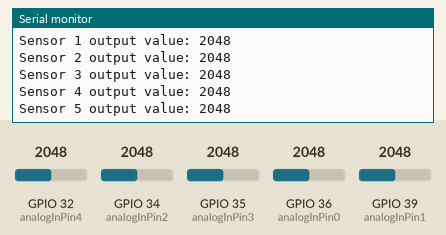
This sketch was run on a simulated ESP32. Shown: the last lines printed to the serial monitor. The inputs (shaded band) are chosen by the test bench; at power-on: GPIO 32 (analogInPin4) = 2048, GPIO 34 (analogInPin2) = 2048, GPIO 35 (analogInPin3) = 2048, GPIO 36 (analogInPin0) = 2048, GPIO 39 (analogInPin1) = 2048.

Above: at 1.8 s.
1.9 s: GPIO 32 (analogInPin4) set to 2866
At 2.8 s:
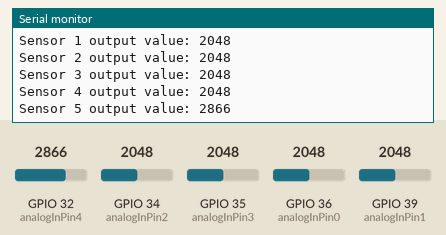
3.4 s: GPIO 34 (analogInPin2) set to 2866
At 4.7 s:
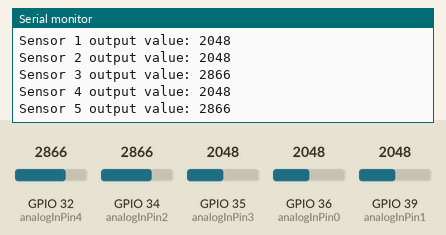
4.9 s: GPIO 35 (analogInPin3) set to 2866
At 5.9 s:
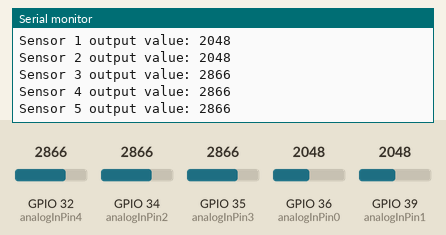
6.4 s: GPIO 36 (analogInPin0) set to 2866
7.9 s: GPIO 39 (analogInPin1) set to 2866
9.4 s: GPIO 32 (analogInPin4) set to 3972
At 10.9 s:
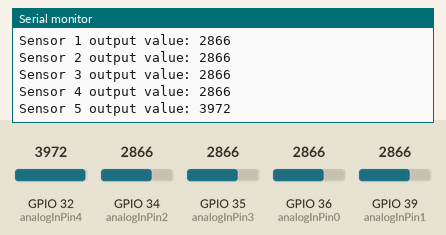
Timing chart, 0 to 11.9 s (numbered marks = the images above; inputs shaded):
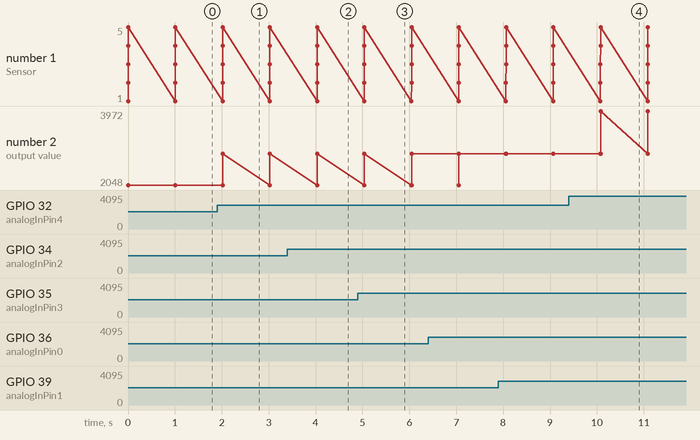

Measured:
- after the input at 1.9 s, the serial monitor: prints a new line after 0.12 s (image 1)
- after the input at 3.4 s, the serial monitor: prints a new line after 0.63 s (image 2)
- after the input at 4.9 s, the serial monitor: prints a new line after 0.14 s (image 3)
- after the input at 9.4 s, the serial monitor: prints a new line after 0.68 s (image 4)
- plotted number 2: 2048 → 2866 after the input at 1.9 s, 2866 → 3972 after the input at 9.4 s

The sketch:

test.ino
```cpp
const int analogInPin0 = 36;  // Analog input pin that the potentiometer is attached to - Sensor 1
const int analogInPin1 = 39; // Sensor 2
const int analogInPin2 = 34; // Sensor 3
const int analogInPin3 = 35; // Sensor 4
const int analogInPin4 = 32; // Sensor 5

int sensorValue0 = 0;  // Washer 1 3.4k - 4k
int sensorValue1 = 0;  // Washer 2 2.1k - 3k
int sensorValue2 = 0;  // Washer 3 1.8k - 4k
int sensorValue3 = 0;  // Washer 4 3.2k - 4k
int sensorValue4 = 0;  // Washer 5 1.7k - 4k

void setup() {
  Serial.begin(115200);
}

void loop() {
  // Read sensor values
  sensorValue0 = analogRead(analogInPin0);
  sensorValue1 = analogRead(analogInPin1);
  sensorValue2 = analogRead(analogInPin2);
  sensorValue3 = analogRead(analogInPin3);
  sensorValue4 = analogRead(analogInPin4);

  // Print sensor values
  Serial.print("Sensor 1 output value: ");
  Serial.println(sensorValue0);
  Serial.print("Sensor 2 output value: ");
  Serial.println(sensorValue1);
  Serial.print("Sensor 3 output value: ");
  Serial.println(sensorValue2);
  Serial.print("Sensor 4 output value: ");
  Serial.println(sensorValue3);
  Serial.print("Sensor 5 output value: ");
  Serial.println(sensorValue4);

  // Delay before reading sensors again
  delay(1000); // Adjust delay time as needed
}
```
